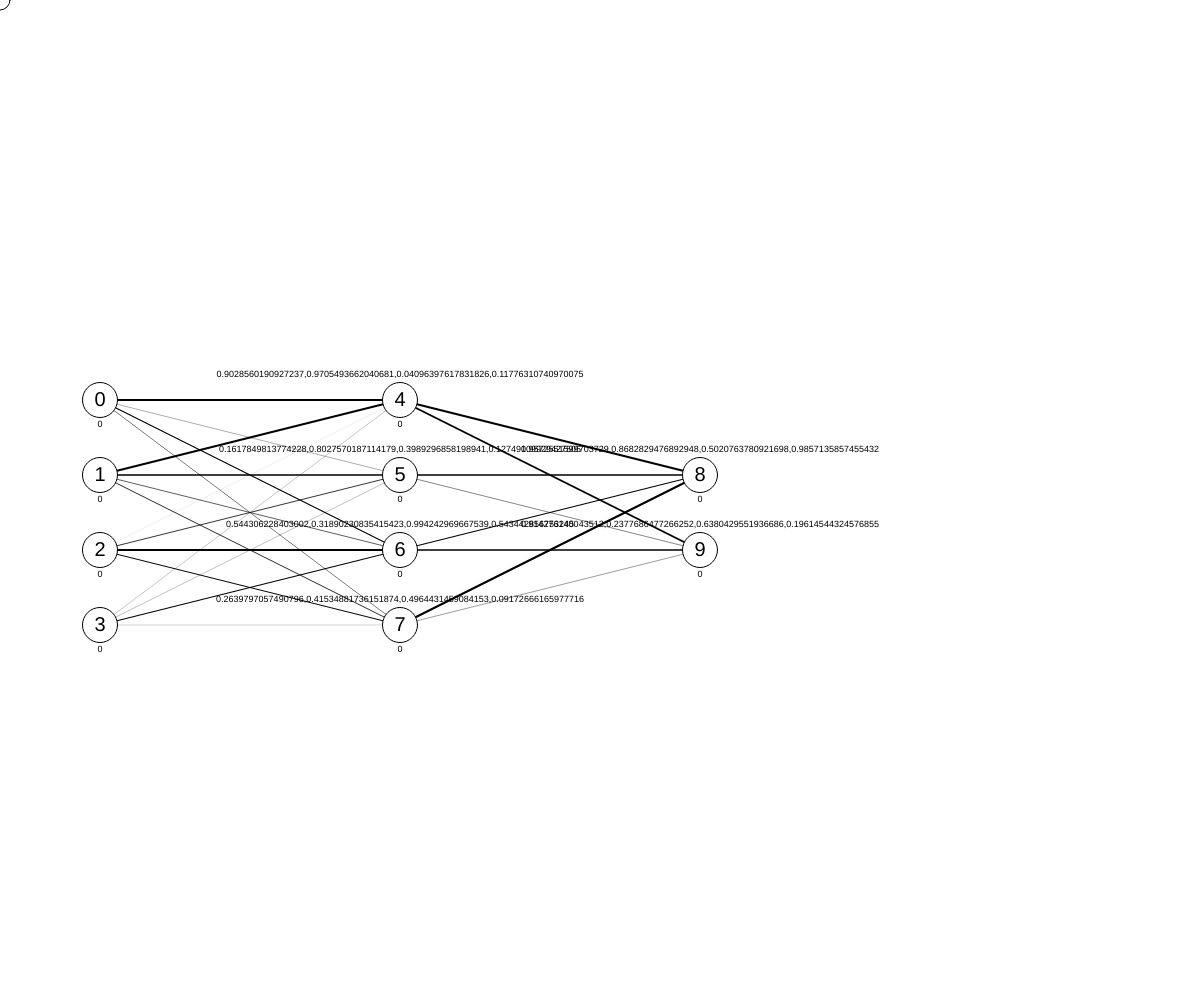
Frame 1 (no input)
Frame 60 (no input): identical to frame 1, image omitted
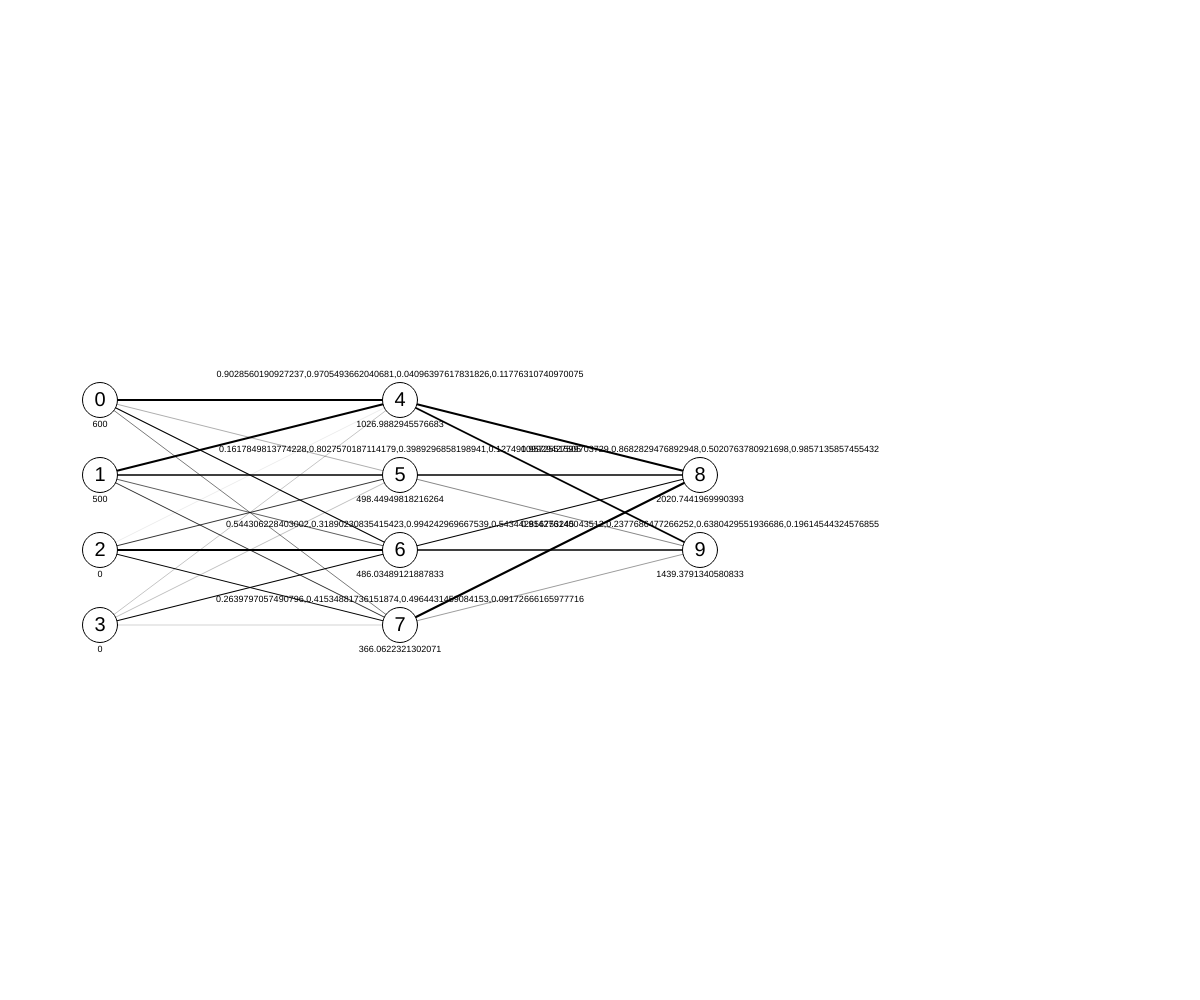
Frame 120 (the mouse pressed at the canvas centre since frame 60)

The p5.js sketch that drew these frames (run headless with seeded random() and noise() and a simulated clock; from frame 60 on, the mouse is pressed at the canvas centre):

// p5.js sketch
// ── sketch.js
const nodes = [];

const k = [];
const l = [];
const m = [];

var sk = 4;
var sl = 4;
var sm = 2;

const size = 5;

class Node {
    constructor() {
        this.val = 1;
    }

    getOutput() {
        return this.val;
    }
}

function setup() {
    var cnv = createCanvas(windowWidth, windowHeight);
    for (let i = 0; i < sk; i++) {
        k[i] = {v: 0, weights: []};
        nodes.push(k[i]);
    }
    for (let i = 0; i < sl; i++) {
        l[i] = {v: 0, weights: []};
        for (let j = 0; j < sk; j++) { 
            l[i].weights.push(Math.random());
        }
        nodes.push(l[i]);
    }
    for (let i = 0; i < sm; i++) {
        m[i] = {v: 0, weights: []};
        for (let j = 0; j < sl; j++) { 
            m[i].weights.push(Math.random());
        }
        nodes.push(m[i]);
    }
}

function windowResized() {
    resizeCanvas(windowWidth, windowHeight);
}

function draw() {
    background(255);

    k[0].v = mouseX;
    k[1].v = mouseY;

    for (let i = 0; i < l.length; i++) {
        l[i].v = 0;
        for (let j = 0; j < k.length; j++) {
            l[i].v += k[j].v * l[i].weights[j];
        }
    }

    for (let i = 0; i < m.length; i++) {
        m[i].v = 0;
        for (let j = 0; j < l.length; j++) {
            m[i].v += l[j].v * m[i].weights[j];
        }
    }

    strokeWeight(1);
    //fill(255);
    ellipse(m[0].v, m[1].v, 20, 20);

    var dR = 75;

    var offsetYk = dR * k.length / 2;
    var offsetYl = dR * l.length / 2;
    var offsetYm = dR * m.length / 2;

    var X = 300;

    translate(width / 2, height / 2);

    for (let i = 0; i < l.length; i++) {
        for (let j = 0; j < k.length; j++) {
            strokeWeight(l[i].weights[j] * 2);
            line(0 - 500, 50 + j * dR - offsetYk, X - 500, 50 + i * dR - offsetYl);
        }
    }

    for (let i = 0; i < m.length; i++) {
        for (let j = 0; j < l.length; j++) {
            strokeWeight(m[i].weights[j] * 2);
            line(X - 500, 50 + j * dR - offsetYl, X * 2 - 500, 50 + i * dR - offsetYm);
        }
    }

    let c = 0;
    textAlign(CENTER, CENTER);
    strokeWeight(1);
    //fill(255);
    for (let i = 0; i < k.length; i++) {
        ellipse(0 - 500, 50 + i * dR - offsetYk, 35, 35);
        textSize(20);
        text(c++, 0 - 500, 50 + i * dR - offsetYk);
        textSize(9);
        text(k[i].v, 0 - 500, 50 + i * dR - offsetYk + 25);
    }

    for (let i = 0; i < l.length; i++) {
        ellipse(X - 500, 50 + i * dR - offsetYl, 35, 35);
        textSize(20);
        text(c++, X - 500, 50 + i * dR - offsetYl);
        textSize(9);
        text(l[i].weights, X - 500, 50 + i * dR - offsetYl - 25);
        text(l[i].v, X - 500, 50 + i * dR - offsetYl + 25);
    }

    for (let i = 0; i < m.length; i++) {
        ellipse(X * 2 - 500, 50 + i * dR - offsetYm, 35, 35);
        textSize(20);
        text(c++, X * 2 - 500, 50 + i * dR - offsetYm);
        textSize(9);
        text(m[i].weights, X * 2 - 500, 50 + i * dR - offsetYm - 25);
        text(m[i].v, X * 2 - 500, 50 + i * dR - offsetYm + 25);
    }
}
